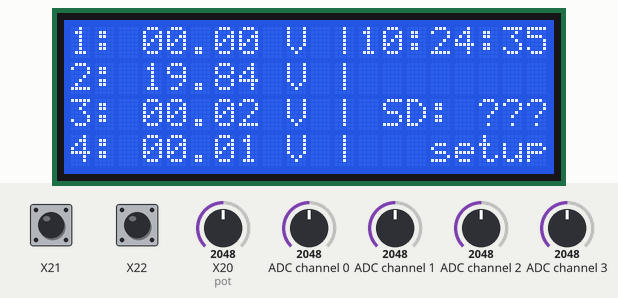
The program below on a simulated pyboard running MicroPython. Parts: 20×4 character LCD. The inputs (shaded band) are chosen by the test bench; at power-on: X21 HIGH, X22 HIGH, X20 (pot) = 2048, ADC channel 0 = 2048, ADC channel 1 = 2048, ADC channel 2 = 2048, ADC channel 3 = 2048 (analog values on the 0–4095 scale). The clock reads 2024-03-15 10:24:30 at power-on unless the program sets it; files the program writes start out absent; library files of the repository ran but are not shown: boot.py; what the program prints to the serial console is not drawn.

Above: at 6.3 s.
6.4 s: X21 pulled LOW for 0.15 s
At 7.7 s:
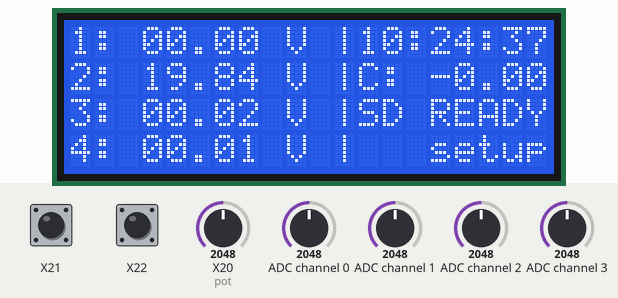
9.6 s: X22 pulled LOW for 1 s
At 11.4 s:
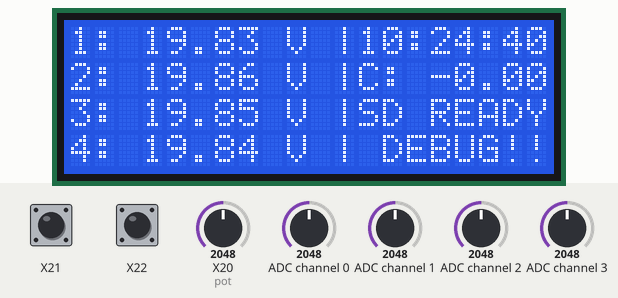
13.1 s: X21 pulled LOW for 1 s
At 14.5 s:
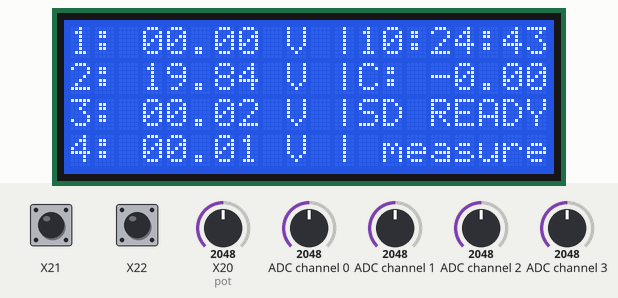
16.3 s: X20 (pot) set to 2866
At 17.8 s:
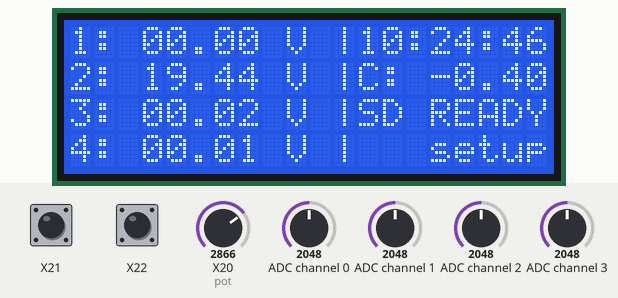
19.4 s: ADC channel 0 set to 2866
At 21.0 s:
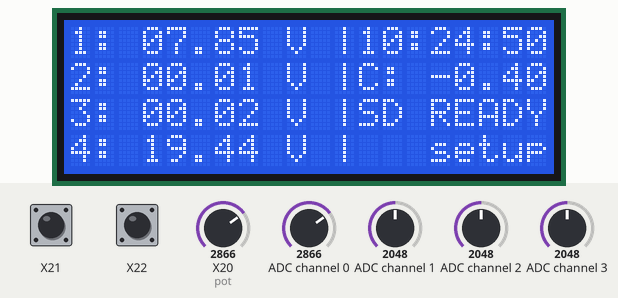
21.6 s: ADC channel 1 set to 2866
At 23.2 s:
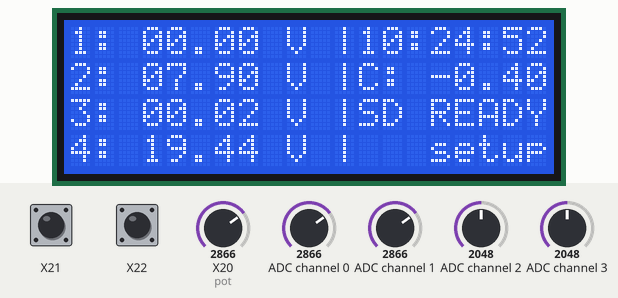
Timing chart, 0 to 24.7 s (numbered marks = the images above; inputs shaded):
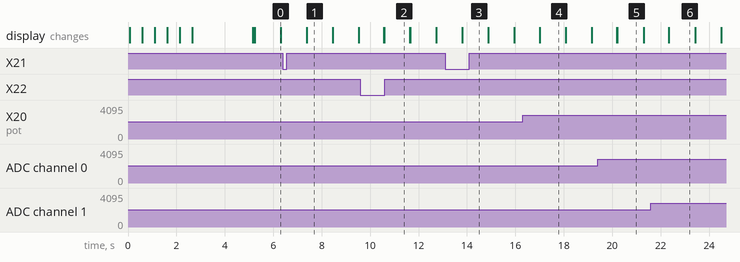

The program:

main.py
```python
import sys
import os
import math
import re
import time
import uasyncio

import config as CNFG
from hardware_init import hw_init, setup_sd

print("\n" * 5)


def timestr():
    t = time.localtime()
    return f"{t[3]:02}:{t[4]:02}:{t[5]:02}"


class Guesstimator:
    def __init__(self):
        self.hw = hw_init()
        if self.hw:
            self.hw["lcd"].clear()
            self._add_switch_handlers()

        else:
            print("Hardware setup error. Exiting\n\n\n")
            sys.exit()

        # current state - meas vs setup
        self.meas = False
        self.debug = False
        self.target_file = None
        # correction
        self.v_corr = 0

        # sd queue
        self.sd_buffer = []

        self.lcd_messages = [""] * 4
        # default LCD values after boot
        self.lcd_messages[2] = "SD: ???"
        self.lcd_messages[3] = "setup"

        # measurement variables
        self.meas_count = 0
        self.ads_buffer = CNFG.ADS_ARRAY
        self.ads = {
            # voltages converted from raw after corrections/adjustment
            "volt_adj": [0] * CNFG.CHNLS,  # empty list, 4 elements
            # raw valueas as measured by the ADC
            "raw": [0] * CNFG.CHNLS,  # empty list, 4 elements
            # holds historical data from which averages are computed
            "avg_feed": [[] for _ in range(CNFG.CHNLS)],  # list of lists
            # average values computed from the feed, ready to be printed out
            "avg_print": [0] * CNFG.CHNLS,
        }

    def _add_switch_handlers(self):
        self.hw["sw2"].open_func(self.sw2_meas, (False,))
        self.hw["sw2"].close_func(self.sw2_meas, (True,))
        self.hw["sw_d"].open_func(self.sw_debug, (False,))
        self.hw["sw_d"].close_func(self.sw_debug, (True,))

    def sd_fail(self, msg):
        print(msg)
        self.lcd_messages[2] = "SD ERROR"
        print("Attempting to remount SD card")
        try:
            self.hw["sd"] = setup_sd()
        except OSError:
            print("Remount failed.")

    #
    # CORO 1 - measure ADC values and parse them
    #

    async def coro_ads_measure(self):
        """measure the channels, apply corrective math and store them"""
        print("ADS_1115 measuring started")
        print(
            f"Average for {CNFG.ADS_KEPT_VALUES} values with {CNFG.T_ADS_MEAS} interval"
        )
        # continuous measuring loop feeding the data buffer with current voltage values
        while True:
            for channel in range(CNFG.CHNLS):
                # read data from the sensor
                self.ads_buffer = self.hw["ads"].read(channel1=channel)

                # log raw values
                self.ads["raw"][channel] = self.ads_buffer

                # apply third polynomial conversion and
                voltage = CNFG.ADS_CORRECTIONS[channel](self.ads_buffer)
                # add manual adjust and possibly a magic number
                self.ads["volt_adj"][channel] = voltage + self.v_corr + CNFG.ADS_MAGIC

            # perform subtractions - must be performed after all the channels are known
            self.ads["sub"] = self.ads_subtract(self.ads["volt_adj"])

            for channel in range(CNFG.CHNLS):
                # write processed sub(raw + corr + adj) values into history buffer
                self._adc_add_hist(channel, self.ads["sub"][channel])

                # publish averaged values
                self.ads["avg_print"][channel] = self.adc_avg_hist(channel)
            await uasyncio.sleep(CNFG.T_ADS_MEAS)

    def ads_subtract(self, v):
        meas = list(v)  # temporary list for processing
        final = [0] * CNFG.CHNLS
        buffer = []
        # figure out the channel order
        # processed items are max'd by CNFG.TMAX CONST
        while sum(meas) != CNFG.CHNLS * CNFG.TMAX:
            # find minimum value + its position and store them
            idx = meas.index(min(meas))
            volts = meas[idx] if meas[idx] > 1 else 0
            buffer.append((idx, volts))
            # max the item we've already processed so it won't get picked by min()
            # can't use del() or pop() as it would shift the indexes
            meas[idx] = CNFG.TMAX

        # go through values and subtract sum of the previous/smaller measurements
        for idx, m in enumerate(buffer):
            if idx == 0:
                # first one is the smallest = no subtraction
                final[m[0]] = m[1]
            elif (
                buffer[idx - 1][1] >= m[1] - CNFG.TOLER
                and buffer[idx - 1][1] <= m[1] + CNFG.TOLER
            ):
                # probes most likely on the same wire or the battery died
                # ie +- the same voltage as previous
                # zero out the previous value to have the common on the highest channel number
                final[m[0] - 1] = 0
                final[m[0]] = m[1] - sum(final)
            else:
                # with each higher number we subtract sum of all the previous
                final[m[0]] = m[1] - sum(final)
        del v, buffer  # cleanup
        return final

    def _adc_add_hist(self, channel, voltage):
        """writes the value into historical voltage buffer while maintaining the boundaries"""
        if len(self.ads["avg_feed"][channel]) >= CNFG.ADS_KEPT_VALUES:
            _ = self.ads["avg_feed"][channel].pop(0)
        self.ads["avg_feed"][channel].append(voltage)

    def adc_avg_hist(self, channel):
        """takes the values in the channel history and returns their average"""
        if len(self.ads["avg_feed"][channel]) == 0:
            return 0
        else:
            summary = sum(self.ads["avg_feed"][channel])
            length = len(self.ads["avg_feed"][channel])
            return round(summary / length, 5)

    #
    # CORO 2 - prepare data for SD queue
    #

    async def coro_data_prep(self):
        """safely access avg data, create a copy and add it to SD queue"""
        while True:
            if self.meas:
                self.sd_buffer.append(
                    [timestr(), self.meas_count] + self.ads["avg_print"]
                )
            await uasyncio.sleep(CNFG.T_CLI_PRINT_MEAS)

    #
    # CORO 3 - LCD
    #
    def lcd_message(self):
        # ensure string is not longer than 8, if shorter pad to 8 places, align right
        for line, msg in enumerate(self.lcd_messages):
            fmt = lambda m: f"{m: >8.8s}"
            self.hw["lcd"].move_to(12, line)
            self.hw["lcd"].putstr(fmt(msg))

    async def coro_update_lcd_voltages(self):
        if self.debug:
            self.hw["lcd"].show_cursor()
        while True:
            for row in range(0, CNFG.CHNLS):
                if self.debug:
                    # show me the raw voltages for debugging
                    voltage = self.ads["volt_adj"][row]
                else:
                    # otherwise subtracted only
                    voltage = self.ads["sub"][row]

                msg = f"{row + 1}: {voltage:05.2f} V |"
                self.hw["lcd"].move_to(0, row)
                self.hw["lcd"].putstr(msg)

            # update LCD texts
            self.lcd_messages[0] = timestr()
            if not self.hw["sd"] and not self.lcd_messages[2]:
                self.lcd_messages[2] = "No SD"
            self.lcd_message()
            await uasyncio.sleep(CNFG.T_LCD_REFRESH)

    #
    # CORO 4 - print CLI values
    #
    def debug_print(self):
        # print(self.ads)
        # print(self.lcd_messages)
        pass

    async def coro_update_cli_values(self):
        while True:
            if self.meas:
                out = ["######", timestr()]
                self.meas_count += 1
                # workaround for power debugging ... return averages once done
                data = self.ads["avg_print"]
            else:
                out = []
                # show real time values during setup
                data = self.ads["sub"]
                if self.debug:
                    data += self.ads["volt_adj"]
            out += [f"{self.meas_count}"]
            out += [f"{v:05.2f}" for v in data]
            out += [str(self.v_corr)]

            # print debug data
            if self.debug:
                self.debug_print()

            print(CNFG.CLI_SPLIT.join(out))
            # throw away the list after printing it
            del data, out

            if self.meas:
                await uasyncio.sleep(CNFG.T_CLI_PRINT_MEAS)
            else:
                await uasyncio.sleep(CNFG.T_CLI_PRINT_SETUP)

    #
    # CORO 5 - POT and Switches
    # switches are called from their respectiva handlers
    #
    async def sw_debug(self, state):
        if state and self.meas:
            print("Debug not allowed in Measurement mode")
        elif state:
            print("Debug mode turned on")
            self.debug = True
            self.lcd_messages[3] = "DEBUG!!"
        elif not state and not self.debug:
            # switched got opened, but we were not in debug anyway
            pass
        else:
            self.debug = False
            print("Debug mode turned off")
            self.lcd_messages[3] = "setup"

    async def sw2_meas(self, state):
        if state:
            st = "closed"
            self.meas = True
            self.sd_mount()
            print("MEASUREMENT: displaying average (AVG) values")
            print(f"MEASUREMENT: interval {CNFG.T_CLI_PRINT_MEAS} sec")
            print(f"MEASUREMENT: saving data to SD every {CNFG.T_SD_WRITE} sec")
            self.lcd_messages[3] = "measure"
        else:
            st = "opened"
            self.meas = False
            self.meas_count = 0
            # dump any measurement left in a buffer prior umount
            self.dump_buffer_to_sd()
            self.sd_umount()
            print("SETUP: displaying real time values")
            self.lcd_messages[3] = "setup"
        print(f"Switch SW2 is {st}; Meas state {self.meas}")

    async def coro_measure_pot(self):
        """read pot, map the 4096 values on range 0-V_CORR, round to 2 places
        substract half of V_CORR to have 0 in middle of the interval
        adjust to the "step value" via ceiling
        *100 and /100 operations added to avoid ceiling over float numbers
        """
        ceil = lambda x, y: math.ceil(x * (1.0 / y)) / (1.0 / y)
        while True:
            val = self.hw["pot"].read()
            v_mapped = (round(val / 4096 * CNFG.V_CORR, 2) - CNFG.V_CORR / 2) * 100
            # -1 * introduced to have positive values on the right side of the pot
            self.v_corr = -1 * ceil(v_mapped, CNFG.V_CORR_STEP) / 100
            self.lcd_messages[1] = f"C: {self.v_corr:5.2f}"
            await uasyncio.sleep(CNFG.T_ADS_MEAS)

    #
    # CORO 6 - SD card operations
    #

    def set_target_meas_file(self):
        print(f"Current SD Card files: {os.listdir(CNFG.SD_MNT)}")
        files = os.listdir(CNFG.SD_MNT)
        # filter measurement files only
        filtered = list(filter(re.compile(CNFG.SD_FILE_PREFIX).match, files))
        if not filtered:
            self.target_file = f"{CNFG.SD_FILE_PREFIX}0000.csv"
        else:
            # find the highest number
            maxint = max(map(int, [c.split("_")[1].split(".")[0] for c in filtered]))
            self.target_file = f"{CNFG.SD_FILE_PREFIX}{maxint + 1:04d}.csv"

    def sd_mount(self):
        try:
            if not self.hw["sd"]:
                self.sd_fail("Trying to init SD card again.")

            print(f"Mounting SD to {CNFG.SD_MNT}")
            vfs = os.VfsFat(self.hw["sd"])
            os.mount(vfs, CNFG.SD_MNT)

            self.set_target_meas_file()
            print(f"Will be writting to {self.target_file}")
            # write header of the table into target
            with open(f"{CNFG.SD_MNT}/{self.target_file}", "a") as fp:
                fp.write(f"{CNFG.CSV_SPLIT.join(CNFG.SD_FILE_HEADER)}\n")
            self.lcd_messages[2] = "SD READY"

        except BaseException as err:
            self.sd_fail(f"!!! SD MOUNT FAILED:\n{err}")

    def sd_umount(self):
        print(f"Umounting SD from {CNFG.SD_MNT}")
        try:
            # os.path not available in micropython
            os.umount(CNFG.SD_MNT)
            self.target_file = None
        except BaseException as err:
            self.sd_fail(f"Umount failed:\n{err}")

    def dump_buffer_to_sd(self):
        if self.target_file:
            print(f"Writing to SD. Total entries: {len(self.sd_buffer)}")
            self.lcd_messages[2] = "SD WRITE"
            try:
                with open(f"{CNFG.SD_MNT}/{self.target_file}", "a") as fp:
                    for _ in range(len(self.sd_buffer)):
                        # accessed via range instead of directly
                        # a) to prevent access on object being changed
                        # b) we're always poping index [0]
                        out = map(str, self.sd_buffer.pop(0))
                        fp.write(f"{CNFG.CSV_SPLIT.join(out)}\n")
                print("SD write complete.")
                self.lcd_messages[2] = "SD READY"
            except BaseException as err:
                self.sd_fail(f"SD write failed:\n{err}")

    async def sd_writer(self):
        while True:
            if self.meas:
                self.dump_buffer_to_sd()
            await uasyncio.sleep(CNFG.T_SD_WRITE)

    def start(self):
        """
        coroutines
        1 - measure ADC, parse values, write last 5
        2 - prepare data in queue for LCD, CLI and SD
        3 - update LCD values
        4 - CLI value printing
        5 - monitor POT and SW2
        6 - SD writing coro
        """
        print("Starting parallel execution.")
        loop = uasyncio.get_event_loop(runq_len=40, waitq_len=40)
        loop.create_task(self.coro_ads_measure())
        loop.create_task(self.coro_data_prep())
        loop.create_task(self.coro_update_lcd_voltages())
        loop.create_task(self.coro_update_cli_values())
        loop.create_task(self.coro_measure_pot())
        loop.create_task(self.sd_writer())
        loop.run_forever()


if __name__ == "__main__":
    VM = Guesstimator()
    VM.start()
```

config.py
```python
from array import array

# amount of channels ... not really needed to be changed, but kept in CONST to have every magic number in one place
CHNLS = 4

# SPI pins - SD
# bus 2 = SCK 18, CS 5, MISO 19, MOSI 23
SD_SPI_BUS = 2
SD_CS = 5
SD_MNT = "/sda"
SD_FILE_PREFIX = r"measure_"
SD_FILE_HEADER = ["Time", "#", "CH 1", "CH 2", "CH 3", "CH 4"]

CSV_SPLIT = ";"  # used to split SD saved values
CLI_SPLIT = "\t"  # used to split values printed on the screen

T_ADS_MEAS = 0.5  # how often is the ADC sampled
T_LCD_REFRESH = 1  # updating LCD values
T_CLI_PRINT_SETUP = 2  # used for setting up the correction
T_CLI_PRINT_MEAS = 20  # slower, console log flood prevention
T_SD_WRITE = 120  # how often perform SD write

# potentiometer and SW2 pins
PIN_SW2 = 34
PIN_DEBUG = 35

PIN_POT = 33
V_CORR = 2  # voltage correction setting
V_CORR_STEP = 0.05 * 100  # don't change the * 100, 2 digits float workaround

# i2c bus pins - ADC, LCD
I2C_SDA = 21
I2C_SCK = 22
I2C_FREQ = 400000

LCD_ADDR = 0x27  # 39

ADS_ADDR = 0x48  # 72
ADS_GAIN = 0
ADS_BUFFERSIZE = const(512)
ADS_KEPT_VALUES = 5  # how many past measurements are we keeping

ADS_ARRAY = array("h", (0 for _ in range(ADS_BUFFERSIZE)))
ADS_OFFSET = 0.0018  # balanced through calib spreadsheet
ADS_MAGIC = 0  # if additional non deterministic magic is required
ADS_CORRECTIONS = [
    lambda raw: -(1.2028 * (10 ** -14) * raw ** 3)
    + (6.6834 * (10 ** -10) * raw ** 2)
    + (2.2315 * (10 ** -3) * raw)
    + 1.4131 * (10 ** -1)
    + ADS_OFFSET,
    lambda raw: -(1.587 * (10 ** -14) * raw ** 3)
    + (1.0182 * (10 ** -9) * raw ** 2)
    + (2.2270 * (10 ** -3) * raw)
    + 1.893 * (10 ** -1)
    + ADS_OFFSET,
    lambda raw: -(3.9360 * (10 ** -15) * raw ** 3)
    + (3.0906 * (10 ** -10) * raw ** 2)
    + (2.2384 * (10 ** -3) * raw)
    + 1.2621 * (10 ** -1)
    + ADS_OFFSET,
    lambda raw: -(5.5219 * (10 ** -15) * raw ** 3)
    + (4.1715 * (10 ** -10) * raw ** 2)
    + (2.2351 * (10 ** -3) * raw)
    + 1.3192 * (10 ** -1)
    + ADS_OFFSET,
]

TMAX = 99  # max value used to filter values during subtraction
TOLER = 1  # offset which says which voltages are still the same


MESSAGES = {
    "init": (lambda dev, status: f"init {dev} ... {status}"),
}
```

Source omitted: hardware_init.py (2814 bytes)

Measured:
- after the input at 6.4 s, the display: changes after 0.99 s (image 1)
- after the input at 9.6 s, the display: first differs from a run without the input after 0.99 s (image 2)
- after the input at 13.1 s, the display: changes after 0.71 s (image 3)
- what the display in image 0 shows lasts 1.1 s, from 5.2 s to 6.3 s
